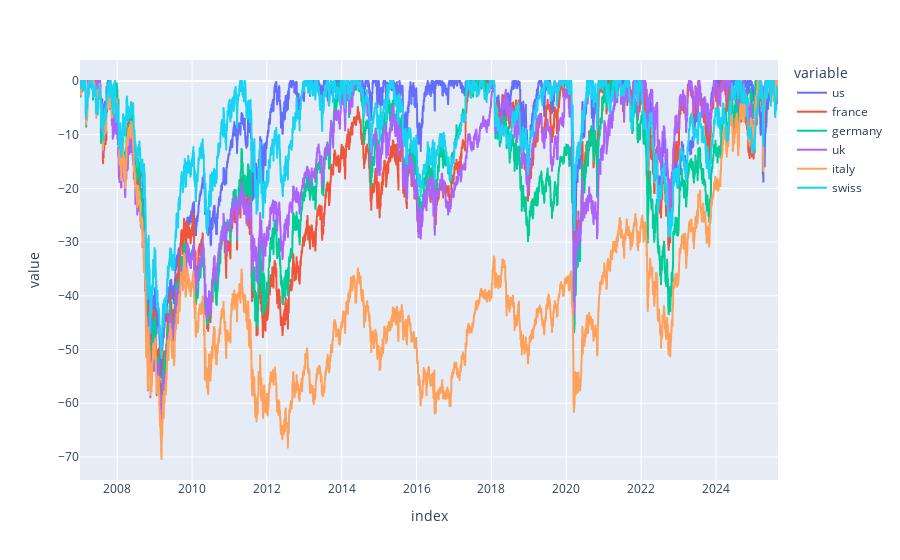

Here is the notebook cell this chart was saved with:
### Code cell
dd = (index_df / index_df.expanding().max()) * 100
px.line(dd-100)

### Figure 1 — Plotly figure (JSON) as saved in the notebook; plotly's stock layout.template omitted (floating-point values rounded to 4 significant figures; data arrays with more than 128 entries replaced by an {"elided": "..."} marker saying what was removed)
{"data": [{"hovertemplate": "variable=us<br>index=%{x}<br>value=%{y}<extra></extra>", "legendgroup": "us", "line": {"color": "#636efa", "dash": "solid"}, "marker": {"symbol": "circle"}, "mode": "lines", "name": "us", "showlegend": true, "type": "scattergl", "x": {"elided": "4695 str values"}, "xaxis": "x", "y": {"elided": "4695 float values"}, "yaxis": "y"}, {"hovertemplate": "variable=france<br>index=%{x}<br>value=%{y}<extra></extra>", "legendgroup": "france", "line": {"color": "#EF553B", "dash": "solid"}, "marker": {"symbol": "circle"}, "mode": "lines", "name": "france", "showlegend": true, "type": "scattergl", "x": {"elided": "4695 str values"}, "xaxis": "x", "y": {"elided": "4695 float values"}, "yaxis": "y"}, {"hovertemplate": "variable=germany<br>index=%{x}<br>value=%{y}<extra></extra>", "legendgroup": "germany", "line": {"color": "#00cc96", "dash": "solid"}, "marker": {"symbol": "circle"}, "mode": "lines", "name": "germany", "showlegend": true, "type": "scattergl", "x": {"elided": "4695 str values"}, "xaxis": "x", "y": {"elided": "4695 float values"}, "yaxis": "y"}, {"hovertemplate": "variable=uk<br>index=%{x}<br>value=%{y}<extra></extra>", "legendgroup": "uk", "line": {"color": "#ab63fa", "dash": "solid"}, "marker": {"symbol": "circle"}, "mode": "lines", "name": "uk", "showlegend": true, "type": "scattergl", "x": {"elided": "4695 str values"}, "xaxis": "x", "y": {"elided": "4695 float values"}, "yaxis": "y"}, {"hovertemplate": "variable=italy<br>index=%{x}<br>value=%{y}<extra></extra>", "legendgroup": "italy", "line": {"color": "#FFA15A", "dash": "solid"}, "marker": {"symbol": "circle"}, "mode": "lines", "name": "italy", "showlegend": true, "type": "scattergl", "x": {"elided": "4695 str values"}, "xaxis": "x", "y": {"elided": "4695 float values"}, "yaxis": "y"}, {"hovertemplate": "variable=swiss<br>index=%{x}<br>value=%{y}<extra></extra>", "legendgroup": "swiss", "line": {"color": "#19d3f3", "dash": "solid"}, "marker": {"symbol": "circle"}, "mode": "lines", "name": "swiss", "showlegend": true, "type": "scattergl", "x": {"elided": "4695 str values"}, "xaxis": "x", "y": {"elided": "4695 float values"}, "yaxis": "y"}], "layout": {"legend": {"title": {"text": "variable"}, "tracegroupgap": 0}, "margin": {"t": 60}, "xaxis": {"anchor": "y", "domain": [0, 1], "title": {"text": "index"}}, "yaxis": {"anchor": "x", "domain": [0, 1], "title": {"text": "value"}}}}
